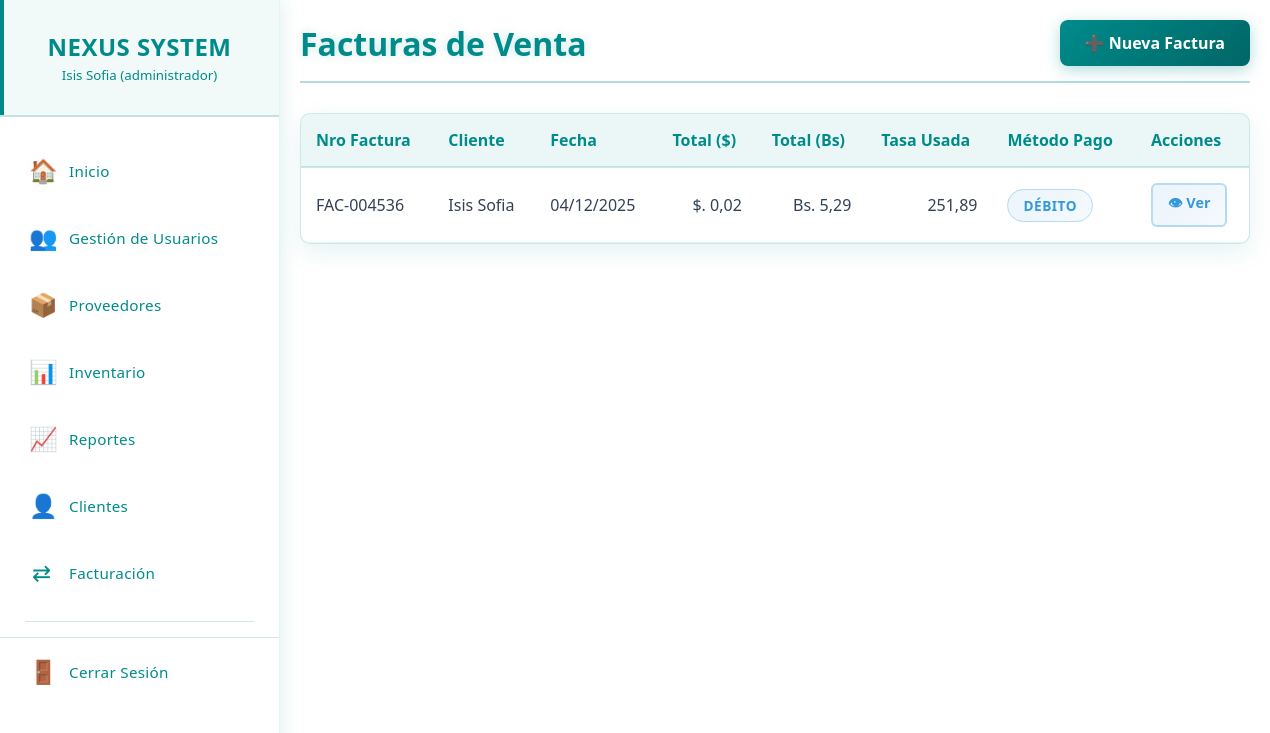
Page /facturas.php (signed in) on the earlier database version.
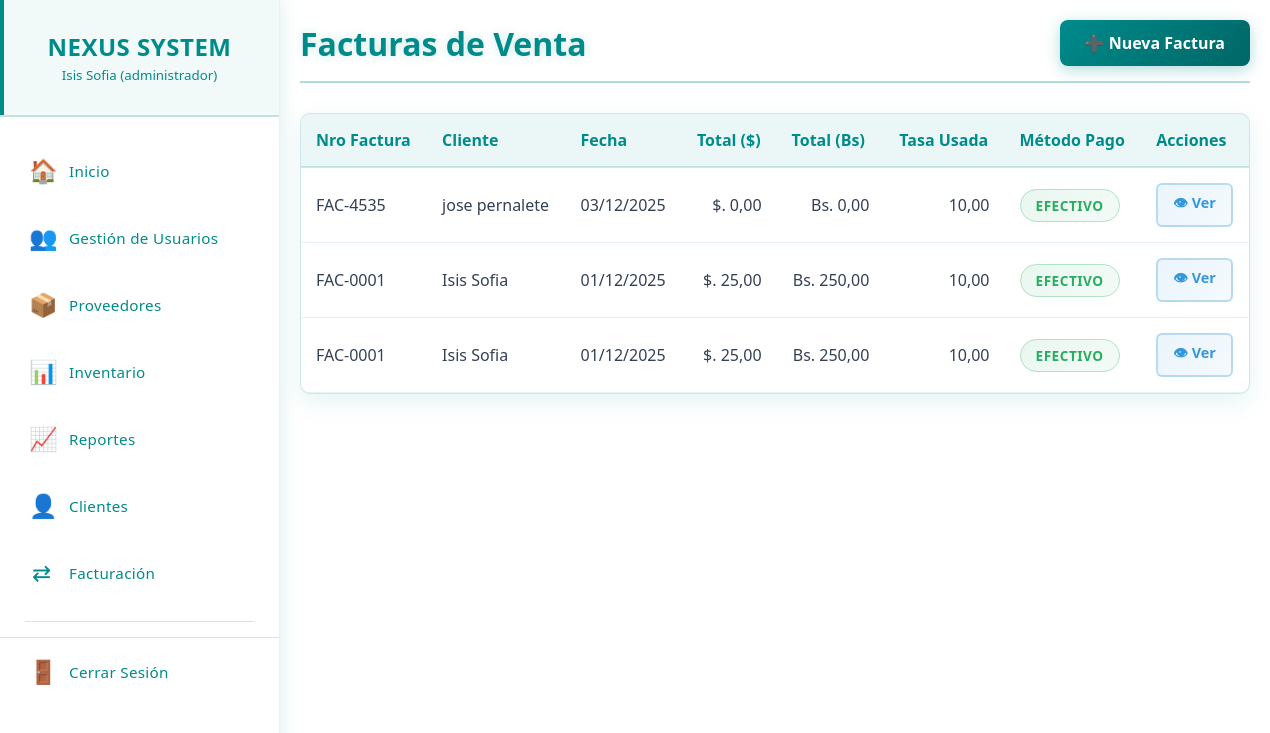
Same page on the later database version.
### tables this page shows
CREATE TABLE `ventas` (
  `id_venta` int(11) NOT NULL,
  `cliente` varchar(100) DEFAULT NULL,
  `fecha` date DEFAULT NULL,
  `metodo_pago` varchar(50) DEFAULT NULL,
  `total_bs` decimal(12,2) DEFAULT 0.00,
  `id_cliente` int(11) DEFAULT NULL,
  `total_usd` decimal(12,2) DEFAULT 0.00,
  `total_eur` decimal(12,2) DEFAULT NULL,
  `tasa_usd` decimal(12,4) DEFAULT 0.0000,
  `tasa_eur` decimal(12,4) DEFAULT 0.0000,
  `nro_factura` varchar(20) DEFAULT NULL
);

### permisos.php (called while the page is built, shortened)
<?php
class SistemaPermisos {
    private $permisos = [];
    public function __construct($permisosArray) {
        $this->permisos = $permisosArray;
    }
    public function puedeVer($modulo) {
        return isset($this->permisos[$modulo]['ver']) && $this->permisos[$modulo]['ver'];
    }
}
?>

### facturas.php (the view, shortened to what this page needs)
<?php
require_once 'menu.php';
require_once 'permisos.php';
$sistemaPermisos = new SistemaPermisos($_SESSION['permisos']);
try {
    $stmt = $pdo->query("SELECT * FROM ventas ORDER BY id_venta DESC");
    $facturas = $stmt->fetchAll(PDO::FETCH_ASSOC);
} catch (Exception $e) {
    $_SESSION['error'] = "❌ Error al cargar las facturas: " . $e->getMessage();
    $facturas = [];
}
function get_badge_class($metodo) {
    $metodo = strtolower(str_replace(' ', '-', $metodo));
    if ($metodo === 'pago-móvil' || $metodo === 'transferencia' || $metodo === 'débito') {
        return 'pago-móvil';
    }
    return $metodo;
}
?>
<!DOCTYPE html>
<html lang="es">
<head>
    <link rel="stylesheet" href="css/facturas.css">
</head>
<body>
<main class="main-content">
    <div class="content-wrapper">
        <div class="page-header">
            <h1 class="page-title">Facturas de Venta</h1>
            <?php if ($sistemaPermisos->puedeVer('ventas')): ?>
            <a href="facturacion.php" class="btn-facturas-lista">
                ➕ Nueva Factura
            </a>
            <?php endif; ?>
        </div>
        <div class="users-table">
            <div class="table-container">
                <table>
                    <thead>
                        <tr>
                            <th>Nro Factura</th>
                            <th>Cliente</th>
                            <th>Fecha</th>
                            <th>Total ($)</th>
                            <th>Total (Bs)</th>
                            <th>Tasa Usada</th>
                            <th>Método Pago</th>
                            <th>Acciones</th>
                        </tr>
                    </thead>
                    <tbody>
                        <?php if (empty($facturas)): ?>
                            <tr>
                                <td colspan="8" class="empty-state">No hay facturas registradas.</td>
                            </tr>
                        <?php else: ?>
                            <?php foreach ($facturas as $factura): ?>
                                <tr>
                                    <td><?= htmlspecialchars($factura['nro_factura']) ?></td>
                                    <td><?= htmlspecialchars($factura['cliente']) ?></td>
                                    <td><?= date('d/m/Y', strtotime($factura['fecha'])) ?></td>
                                    <td style="text-align: right;">$. <?= number_format($factura['total_usd'], 2, ',', '.') ?></td>
                                    <td style="text-align: right;">Bs. <?= number_format($factura['total_bs'], 2, ',', '.') ?></td>
                                    <td style="text-align: right;"><?= number_format($factura['tasa_usd'], 2, ',', '.') ?></td>
                                    <td>
                                        <span class="badge-metodo <?= get_badge_class($factura['metodo_pago']) ?>">
                                            <?= htmlspecialchars($factura['metodo_pago']) ?>
                                        </span>
                                    </td>
                                    <td>
                                        <div class="acciones-container">
                                            <a href="ver_factura.php?id=<?= $factura['id_venta'] ?>" class="btn-action btn-ver">
                                                👁 Ver
                                            </a>
                                        </div>
                                    </td>
                                </tr>
                            <?php endforeach; ?>
                        <?php endif; ?>
                    </tbody>
                </table>
            </div>
        </div>
    </div>
</main>
</body>
</html>

Differences in the rows shown:
removed ventas: nro_factura "FAC-004536", cliente "Isis Sofia", fecha "04/12/2025", total_usd "0,02", total_bs "5,29", tasa_usd "251,89", metodo_pago "DÉBITO"
added ventas: nro_factura "FAC-4535", cliente "jose pernalete", fecha "03/12/2025", total_usd "0,00", total_bs "0,00", tasa_usd "10,00", metodo_pago "EFECTIVO"
added ventas: nro_factura "FAC-0001", cliente "Isis Sofia", fecha "01/12/2025", total_usd "25,00", total_bs "250,00", tasa_usd "10,00", metodo_pago "EFECTIVO"
added ventas: nro_factura "FAC-0001", cliente "Isis Sofia", fecha "01/12/2025", total_usd "25,00", total_bs "250,00", tasa_usd "10,00", metodo_pago "EFECTIVO"
